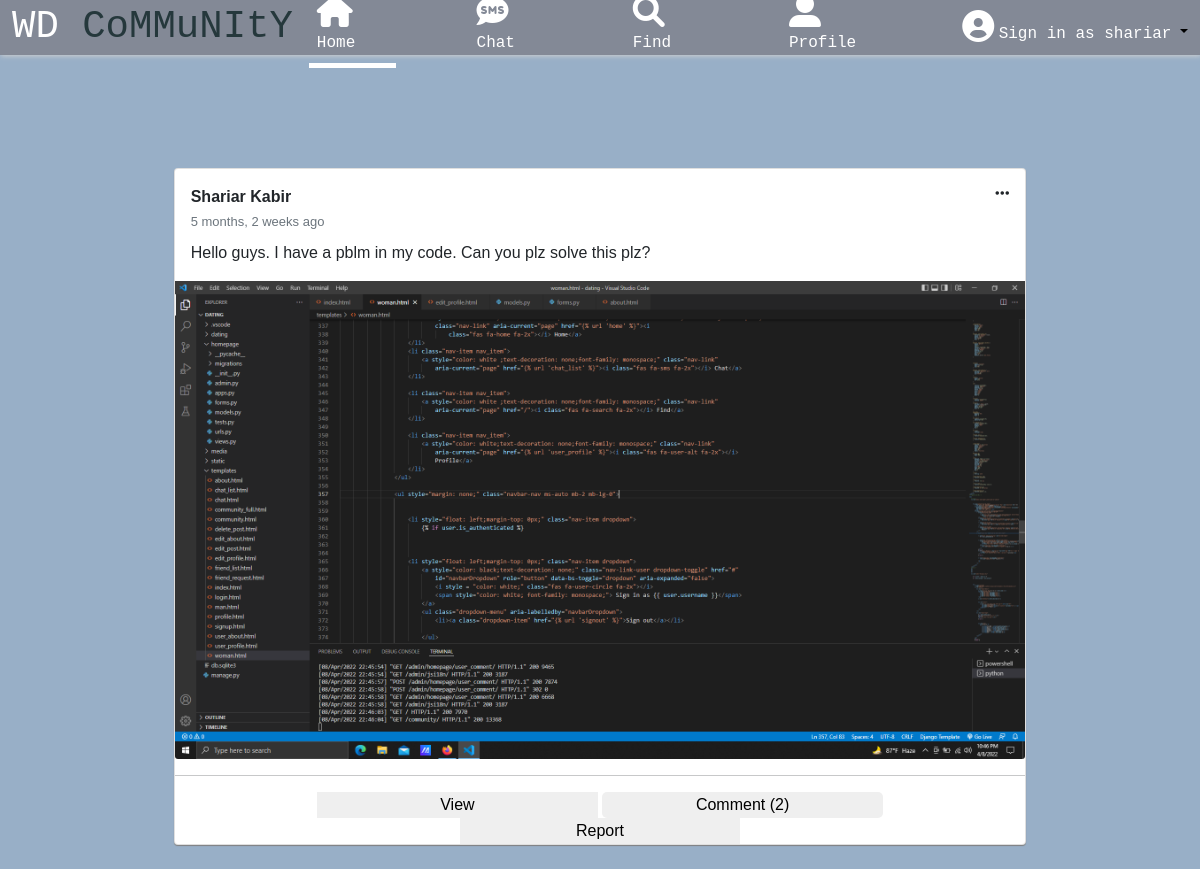
The page /community_full/17 (signed in) on the database its author committed.
### homepage/models.py (models this page shows, shortened)
class post (models.Model):
    username = models.CharField (max_length=99)
    name = models.CharField (max_length=99)
    status = models.TextField ()
    photo = models.ImageField(upload_to='photo/', blank=True, null=True)
    date = models.DateTimeField (auto_now_add=True,null = True)

### homepage/views.py (the view)
# urls.py: path('community_full/<int:pk>',views.community_full.as_view(),name="community_full"),
class community_full (DetailView):
    model = post
    template_name = "community_full.html"
    def get_context_data(self, *args, **kwargs):
        context = super(community_full, self).get_context_data(*args, **kwargs)
        context['status'] = post.objects.all()
        context['comment'] = user_comment.objects.all()
        context['comment_count'] = user_comment.objects.filter(
            post_id=self.kwargs['pk']).aggregate(sum_all=Sum('comment_count')).get('sum_all')
        return context

### templates/community_full.html (shortened to what this page needs)
{% load static %}
{% load humanize %}
<!DOCTYPE html>
<html lang="en">
<head>
    <link href="https://cdn.jsdelivr.net/npm/bootstrap@5.1.3/dist/css/bootstrap.min.css" rel="stylesheet"
>
    <link rel="stylesheet" href="https://cdnjs.cloudflare.com/ajax/libs/font-awesome/6.0.0-beta3/css/all.min.css"
 />
    <link href="http://fonts.cdnfonts.com/css/romantic" rel="stylesheet">
    <link href="http://fonts.cdnfonts.com/css/valeerie-morrie" rel="stylesheet">
</head>
{% if user.is_authenticated %}
<body>
    <nav class="navbar navbar-expand-lg navbar-light nav fixed-top">
        <div class="container-fluid box_shadow">
            <a style="color: white; font-family:monospace; font-size: 39px;" class="navbar-brand" href="/">WD
                <span style="color: #25383C">CoMMuNItY</span></a>
            <div class="collapse navbar-collapse" id="navbarSupportedContent">
                <ul class="navbar-nav navs ms-auto mb-2 mb-lg-0">
                    <li class="nav-item nav_item">
                        <a style="color: white; border-bottom: 5px solid white;text-decoration: none;font-family: monospace;"
                            class="nav-link" aria-current="page" href="{% url 'home' %}"><i
                                class="fas fa-home fa-2x"></i> Home</a>
                    </li>
                    <li class="nav-item nav_item">
                        <a style="color: white ;text-decoration: none;font-family: monospace;" class="nav-link"
                            aria-current="page" href="{% url 'chat_list' %}"><i class="fas fa-sms fa-2x"></i> Chat</a>
                    </li>
                    <li class="nav-item nav_item">
                        <a style="color: white ;text-decoration: none;font-family: monospace;" class="nav-link"
                            aria-current="page" href="/"><i class="fas fa-search fa-2x"></i> Find</a>
                    </li>
                    <li class="nav-item nav_item">
                        <a style="color: white;text-decoration: none;font-family: monospace;" class="nav-link"
                            aria-current="page" href="{% url 'user_profile' %}"><i class="fas fa-user-alt fa-2x"></i>
                            Profile</a>
                    </li>
                </ul>
                <ul style="margin: none;" class="navbar-nav ms-auto mb-2 mb-lg-0">
                    <li style="float: left;margin-top: 0px;" class="nav-item dropdown">
                        {% if user.is_authenticated %}
                    <li style="float: left;margin-top: 0px;" class="nav-item dropdown">
                        <a style="color: black;text-decoration: none;" class="nav-link-user dropdown-toggle" href="#"
                            id="navbarDropdown" role="button" data-bs-toggle="dropdown" aria-expanded="false">
                            <i style = "color: white;" class="fas fa-user-circle fa-2x"></i>
                            <span style="color: white; font-family: monospace;"> Sign in as {{ user.username }}</span>
                        </a>
                    </li>
                    {% else %}
                    <a style="color: whblackite ;" class="nav-link" aria-current="page" href="{% url 'signin' %}"><i
                            class="fas fa-user-circle fa-2x"></i>
                        <span style="color: black;font-family: 'Winter', sans-serif;"> Signup/Signin</span>
                    </a>
                    {% endif %}
                    </li>
                </ul>
            </div>
        </div>
    </nav>
    <br>
    <br>
    <br>
    <br>
    <br>
    <br>
    <br>
    <div class="card">
        <div class="card-body">
            <p class="card-title"><b>{{ post.name }}</b>
                <i style="float: right;" class="fas fa-ellipsis-h"></i>
                <br>
                <small style="font-size: small;" class="text-muted">{{ post.date|naturaltime }}</small>
            </p>
            <p class="card-text">{{ post.status }}</p>
        </div>
        {% if post.photo %}
        <img src="{{ post.photo.url }}" class="card-img-bottom" alt="">
        {% endif %}
        <hr>
        <div style="width: 100%;margin: auto;text-align: center;">
            <button style="border: none;width: 33%;">View</button>
            <button style="border: none;border-radius: 5px;width: 33%;" data-bs-toggle="collapse"
                data-bs-target="#collapseExample{{ post.pk }}" aria-expanded="false"
                aria-controls="collapseExample">Comment ({{ comment_count }}) {{ shariar }}</button></a>
            <button style="border: none;width: 33%;">Report</button></a>
        </div>
    </div>
    <br>
</body>
{% else %}
{% load static %}
{% endif %}
</html>

### templates/community_full.html (style rules this page uses)
.nav_item { margin-right: 73px; }
.box_shadow { background-color: #838996; height: 39px; }
.nav { -webkit-box-shadow: 1px 1px 5px 0px rgba(207, 207, 207, 1); -moz-box-shadow: 1px 1px 5px 0px rgba(207, 207, 207, 1); box-shadow: 1px 1px 5px 0px rgba(207, 207, 207, 1); }
.navbar { background-color: #838996; }
.navs { margin: auto; }
body { background-color: #98AFC7; background-attachment: fixed; background-size: cover; }
* { box-sizing: border-box; }
body { padding: 0 1em; font-family: sans-serif; }
ul { list-style-type: none; }
.card { width: 73%; margin: auto; box-shadow: 0 1px 1px grey; }

### rows shown on the page
post: name "Shariar Kabir", date "5 months, 2 weeks ago", status "Hello guys. I have a pblm in my code. Can you plz solve this plz?", photo (picture)

### other values the page prints
{{ user.username }} "shariar"
{{ comment_count }} "2"
